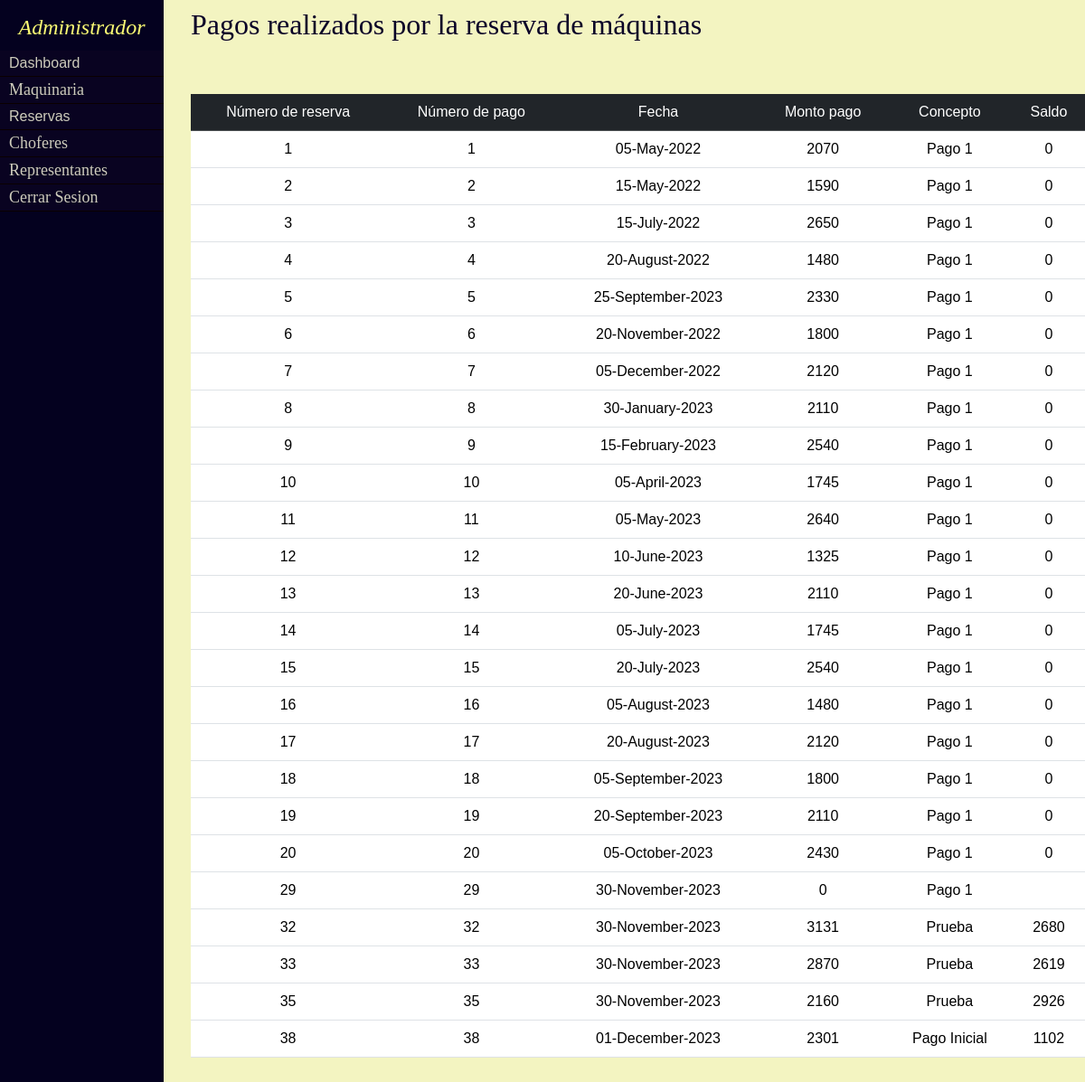
Page /view/menuAdmin/pagosRe.php on the committed database.
### tables this page shows
CREATE TABLE `pagos` (
  `folio` int(11) NOT NULL,
  `fecha` date NOT NULL,
  `montoPago` float DEFAULT NULL,
  `concepto` varchar(30) NOT NULL,
  `saldo` float DEFAULT NULL,
  `reserva` int(11) NOT NULL,
  `numPago` int(11) DEFAULT NULL
);

CREATE TABLE `reservas` (
  `folio` int(11) NOT NULL,
  `fechaSolicitud` date NOT NULL,
  `fechaInicial` date NOT NULL,
  `fechaFinal` date NOT NULL,
  `fechaEntrega` date NOT NULL,
  `fechaDevolucion` date NOT NULL,
  `costoTransporte` float DEFAULT NULL,
  `descripcion` varchar(50) NOT NULL,
  `subtotal` float DEFAULT NULL,
  `iva` float DEFAULT NULL,
  `total` float DEFAULT NULL,
  `cliente` int(11) DEFAULT NULL,
  `estatusR` varchar(20) NOT NULL,
  `rep_rtas` int(11) DEFAULT NULL,
  `almacen` varchar(10) DEFAULT NULL
);

### view/menuAdmin/pagosRe.php (the view, shortened to what this page needs)
<?php require '../../data/conexionDB.php'; ?>
<!DOCTYPE html>
<html lang="en">
<head>
    <link href="https://cdn.jsdelivr.net/npm/bootstrap@5.3.2/dist/css/bootstrap.min.css" rel="stylesheet">
    <link rel="stylesheet" href="../../css/admin.css">
</head>
<body>
<header>
<h1 class="letraHeader"><font face=”Cambria” size=5>Administrador</font></h1>
        <nav id="aveces">
            <ul>
            <li><a href="#">Dashboard</a>
                </li>
                <li><a href="#"><font face=”Cambria” size=4>Maquinaria</font></a>
                </li>
                <li id="reservas"><a href="#">Reservas</a>
                </li>
                <li><a href="#"><font face=”Cambria” size=4>Choferes</font></a>
                    <li><a href="verRepresentantes.php"><font face=”Cambria” size=4>Representantes</font></a>
                    <li><a href="../../app/login.php"><font face=”Cambria” size=4>Cerrar Sesion</font></a>
            </ul>
        </nav>
    </header>
    <main>
    <h1><font face=”Cambria” size=6>  Pagos realizados por la reserva de máquinas </font></h1>
        <div class = "flex-container">
            <div class = "container" style = "margin:0;">
            <br>
            <br>
            <div class = "row">
            <table class = "table">
              <tr class = "table-dark">
                  <td>Número de reserva</td>
                  <td>Número de pago</td>
                  <td>Fecha</td>
                  <td>Monto pago</td>
                  <td>Concepto</td>
                  <td>Saldo </td>
              </tr>
              <?php
              $query = "select
              rv.folio as 'Número de reserva',
              pg.folio as 'Número de pago',
              DATE_FORMAT(pg.fecha, '%d-%M-%Y') as Fecha,
              rv.total as 'Monto pago',
              pg.concepto as Concepto,
              pg.saldo as Saldo
              from pagos as pg
              inner join reservas as rv on pg.folio = rv.folio
              GROUP BY reserva";
              $rows = mysqli_query($conn, $query);
              ?>
              <?php foreach($rows as $row) : ?>
              <tr>
                <td><?php echo $row["Número de reserva"]; ?></td>
                <td><?php echo $row["Número de pago"]; ?></td>
                <td><?php echo $row["Fecha"]; ?></td>
                <td><?php echo $row["Monto pago"]; ?></td>
                <td><?php echo $row["Concepto"]; ?></td>
                <td><?php echo $row["Saldo"]; ?></td>
              </tr>
              <?php endforeach; ?>
              </table>
              </div>
              </div>
              </div>
              <br>
    </main>
</body>
</html>

### css/admin.css (style rules this page uses)
:root { --estado-buda: 0.3s; --cada-item: 28px; }
body { display: flex; min-height: 100vh; margin: 0; font-family: Arial; font-size: 16px; gap: 30px; background: rgba(239, 240, 170, 0.726); }
.letraHeader { font-style: italic; color: rgba(255, 255, 117, 0.986); text-align: center; }
h1 { color: rgb(9, 0, 39); }
header { width: 200px; background: rgb(4, 1, 31); }
nav ul { margin: 0; padding: 0; list-style: none; line-height: 16px; }
nav ul li { border-bottom: 1px solid #0a0000; }
nav ul a { box-sizing: border-box; color: rgba(255, 255, 226, 0.801); background: #0a0422d0; display: block; width: 100%; padding: 6px 10px; text-decoration: none; }
td { background-color: #f6fae6; }
main { display: flex-inline; justify-content: center; flex-direcion: row; align-items: center; width: 100vw; }
td { text-align: center; vertical-align: middle; }

### rows in the picture
pagos: reservas.folio "1", folio "1", Fecha "05-May-2022", reservas.total "2070", concepto "Pago 1", saldo "0"
pagos: reservas.folio "2", folio "2", Fecha "15-May-2022", reservas.total "1590", concepto "Pago 1", saldo "0"
pagos: reservas.folio "3", folio "3", Fecha "15-July-2022", reservas.total "2650", concepto "Pago 1", saldo "0"
pagos: reservas.folio "4", folio "4", Fecha "20-August-2022", reservas.total "1480", concepto "Pago 1", saldo "0"
pagos: reservas.folio "5", folio "5", Fecha "25-September-2023", reservas.total "2330", concepto "Pago 1", saldo "0"
pagos: reservas.folio "6", folio "6", Fecha "20-November-2022", reservas.total "1800", concepto "Pago 1", saldo "0"
pagos: reservas.folio "7", folio "7", Fecha "05-December-2022", reservas.total "2120", concepto "Pago 1", saldo "0"
pagos: reservas.folio "8", folio "8", Fecha "30-January-2023", reservas.total "2110", concepto "Pago 1", saldo "0"
pagos: reservas.folio "9", folio "9", Fecha "15-February-2023", reservas.total "2540", concepto "Pago 1", saldo "0"
pagos: reservas.folio "10", folio "10", Fecha "05-April-2023", reservas.total "1745", concepto "Pago 1", saldo "0"
pagos: reservas.folio "11", folio "11", Fecha "05-May-2023", reservas.total "2640", concepto "Pago 1", saldo "0"
pagos: reservas.folio "12", folio "12", Fecha "10-June-2023", reservas.total "1325", concepto "Pago 1", saldo "0"
pagos: reservas.folio "13", folio "13", Fecha "20-June-2023", reservas.total "2110", concepto "Pago 1", saldo "0"
pagos: reservas.folio "14", folio "14", Fecha "05-July-2023", reservas.total "1745", concepto "Pago 1", saldo "0"
pagos: reservas.folio "15", folio "15", Fecha "20-July-2023", reservas.total "2540", concepto "Pago 1", saldo "0"
pagos: reservas.folio "16", folio "16", Fecha "05-August-2023", reservas.total "1480", concepto "Pago 1", saldo "0"
pagos: reservas.folio "17", folio "17", Fecha "20-August-2023", reservas.total "2120", concepto "Pago 1", saldo "0"
pagos: reservas.folio "18", folio "18", Fecha "05-September-2023", reservas.total "1800", concepto "Pago 1", saldo "0"
pagos: reservas.folio "19", folio "19", Fecha "20-September-2023", reservas.total "2110", concepto "Pago 1", saldo "0"
pagos: reservas.folio "20", folio "20", Fecha "05-October-2023", reservas.total "2430", concepto "Pago 1", saldo "0"
pagos: reservas.folio "29", folio "29", Fecha "30-November-2023", reservas.total "0", concepto "Pago 1"
pagos: reservas.folio "32", folio "32", Fecha "30-November-2023", reservas.total "3131", concepto "Prueba", saldo "2680"
pagos: reservas.folio "33", folio "33", Fecha "30-November-2023", reservas.total "2870", concepto "Prueba", saldo "2619"
pagos: reservas.folio "35", folio "35", Fecha "30-November-2023", reservas.total "2160", concepto "Prueba", saldo "2926"
pagos: reservas.folio "38", folio "38", Fecha "01-December-2023", reservas.total "2301", concepto "Pago Inicial", saldo "1102"
